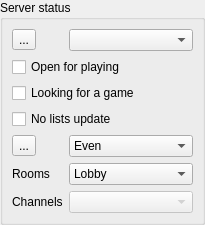
         <widget class="QGroupBox" name="groupBox_3" >
          <property name="sizePolicy" >
           <sizepolicy vsizetype="Preferred" hsizetype="Minimum" >
            <horstretch>0</horstretch>
            <verstretch>0</verstretch>
           </sizepolicy>
          </property>
          <property name="maximumSize" >
           <size>
            <width>250</width>
            <height>250</height>
           </size>
          </property>
          <property name="title" >
           <string>Server status</string>
          </property>
          <layout class="QGridLayout" >
           <property name="leftMargin" >
            <number>9</number>
           </property>
           <property name="topMargin" >
            <number>9</number>
           </property>
           <property name="rightMargin" >
            <number>9</number>
           </property>
           <property name="bottomMargin" >
            <number>9</number>
           </property>
           <property name="horizontalSpacing" >
            <number>6</number>
           </property>
           <property name="verticalSpacing" >
            <number>6</number>
           </property>
           <item row="6" column="1" >
            <widget class="QComboBox" name="comboBox_5" >
             <property name="enabled" >
              <bool>false</bool>
             </property>
             <item>
              <property name="text" >
               <string/>
              </property>
             </item>
            </widget>
           </item>
           <item row="5" column="1" >
            <widget class="QComboBox" name="RoomList" >
             <item>
              <property name="text" >
               <string>Lobby</string>
              </property>
             </item>
            </widget>
           </item>
           <item row="4" column="1" >
            <widget class="QComboBox" name="seekHandicapList" >
             <property name="toolTip" >
              <string>Set the handicap range you want for seeking games</string>
             </property>
             <item>
              <property name="text" >
               <string>Even</string>
              </property>
             </item>
             <item>
              <property name="text" >
               <string>Within 2 stones</string>
              </property>
             </item>
             <item>
              <property name="text" >
               <string>Within 5 stones</string>
              </property>
             </item>
             <item>
              <property name="text" >
               <string>Anyone</string>
              </property>
             </item>
             <item>
              <property name="text" >
               <string>Same or stronger</string>
              </property>
             </item>
             <item>
              <property name="text" >
               <string>Same or weaker</string>
              </property>
             </item>
            </widget>
           </item>
           <item row="3" column="0" colspan="2" >
            <widget class="QCheckBox" name="setQuietMode" >
             <property name="text" >
              <string>No lists update</string>
             </property>
            </widget>
           </item>
           <item row="6" column="0" >
            <widget class="QLabel" name="label_7" >
             <property name="text" >
              <string>Channels</string>
             </property>
            </widget>
           </item>
           <item row="5" column="0" >
            <widget class="QLabel" name="label_8" >
             <property name="text" >
              <string>Rooms</string>
             </property>
            </widget>
           </item>
           <item row="4" column="0" >
            <widget class="QToolButton" name="toolSeek" >
             <property name="text" >
              <string>...</string>
             </property>
             <property name="icon" >
              <iconset resource="application.qrc" >:/ressources/pics/not_seeking.png</iconset>
             </property>
             <property name="iconSize" >
              <size>
               <width>22</width>
               <height>22</height>
              </size>
             </property>
             <property name="checkable" >
              <bool>true</bool>
             </property>
             <property name="popupMode" >
              <enum>QToolButton::InstantPopup</enum>
             </property>
            </widget>
           </item>
           <item row="2" column="0" colspan="2" >
            <widget class="QCheckBox" name="setLookingMode" >
             <property name="text" >
              <string>Looking for a game</string>
             </property>
            </widget>
           </item>
           <item row="0" column="1" >
            <widget class="QComboBox" name="cb_connect" />
           </item>
           <item row="0" column="0" >
            <widget class="QToolButton" name="pb_connect" >
             <property name="text" >
              <string>...</string>
             </property>
             <property name="icon" >
              <iconset resource="application.qrc" >:/ressources/pics/connect_no2.png</iconset>
             </property>
             <property name="iconSize" >
              <size>
               <width>22</width>
               <height>22</height>
              </size>
             </property>
             <property name="checkable" >
              <bool>true</bool>
             </property>
            </widget>
           </item>
           <item row="1" column="0" colspan="2" >
            <widget class="QCheckBox" name="setOpenMode" >
             <property name="text" >
              <string>Open for playing</string>
             </property>
            </widget>
           </item>
          </layout>
         </widget>
